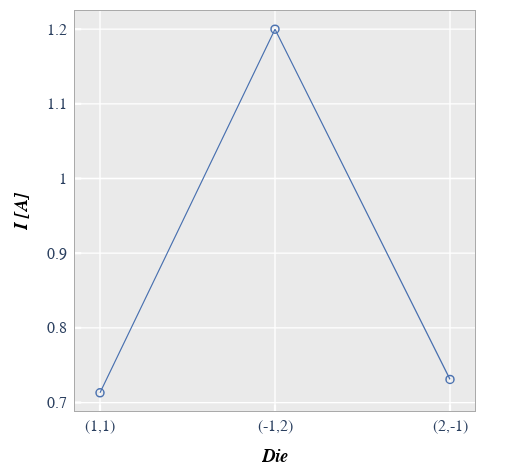

Notebook code for this chart:
### Markdown cell above
#### Categorical tick labels

### Code cell
fcp.plot(df_xy, x='Die', y='I [A]',
         filter='Substrate=="Si" & Target Wavelength==450 & Boost Level==0.2 & Temperature [C]==25 & Voltage==1.5')

### Figure 1 — Plotly figure (JSON) as saved in the notebook; plotly's stock layout.template omitted (floating-point values rounded to 4 significant figures)
{"data": [{"line": {"width": 1.2}, "marker": {"color": "#4b72b0", "line": {"color": "#4b72b0", "width": 1.5}, "size": 8, "symbol": "circle-open"}, "mode": "lines+markers", "showlegend": true, "type": "scatter", "x": ["(1,1)", "(-1,2)", "(2,-1)"], "xaxis": "x", "y": [0.713, 1.2, 0.731], "yaxis": "y"}], "layout": {"autosize": true, "height": 476, "margin": {"b": 64, "l": 75, "r": 36, "t": 10}, "modebar": {"bgcolor": "#ffffff", "orientation": "v"}, "paper_bgcolor": "#ffffff", "plot_bgcolor": "#eaeaea", "showlegend": false, "title": {"x": 0.5665, "y": 0.9748}, "width": 511, "xaxis": {"anchor": "y", "domain": [0, 1], "gridcolor": "#ffffff", "griddash": "solid", "gridwidth": 1.3, "linecolor": "#aaaaaa", "linewidth": 1, "mirror": true, "range": [null, null], "showline": true, "showticklabels": true, "tickcolor": "#ffffff", "tickfont": {"family": "sans-serif", "size": 16}, "ticklen": 6.2, "ticks": "inside", "tickwidth": 2.2, "title": {"font": {"color": "#000000", "family": "sans-serif", "size": 18}, "standoff": 15, "text": "<i><b>Die</b></i>"}}, "yaxis": {"anchor": "x", "domain": [0.002488, 0.9975], "gridcolor": "#ffffff", "griddash": "solid", "gridwidth": 1.3, "linecolor": "#aaaaaa", "linewidth": 1, "mirror": true, "range": [0.6886, 1.224], "showline": true, "showticklabels": true, "tickcolor": "#ffffff", "tickfont": {"family": "sans-serif", "size": 16}, "ticklen": 6.2, "ticks": "inside", "ticksuffix": " ", "tickwidth": 2.2, "title": {"font": {"color": "#000000", "family": "sans-serif", "size": 18}, "standoff": 15, "text": "<i><b>I [A]</b></i>"}}}}
